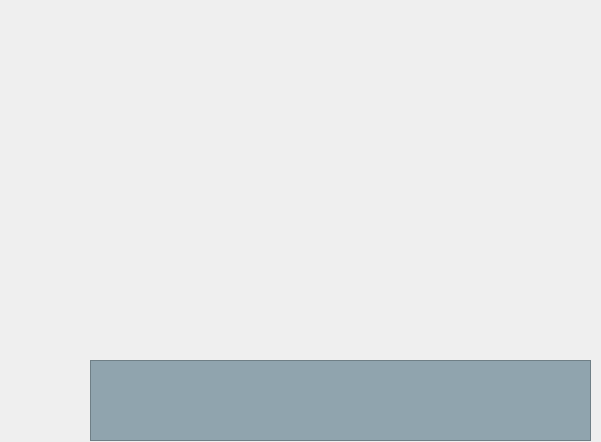
<?xml version="1.0" encoding="UTF-8"?>
<ui version="4.0">
 <class>SQLite</class>
 <widget class="QWidget" name="SQLite">
  <property name="geometry">
   <rect>
    <x>0</x>
    <y>0</y>
    <width>601</width>
    <height>442</height>
   </rect>
  </property>
  <property name="windowTitle">
   <string>Form</string>
  </property>
  <widget class="QWidget" name="EventCenterWidget" native="true">
   <property name="geometry">
    <rect>
     <x>90</x>
     <y>360</y>
     <width>501</width>
     <height>81</height>
    </rect>
   </property>
   <layout class="QVBoxLayout" name="verticalLayout">
    <property name="spacing">
     <number>0</number>
    </property>
    <property name="leftMargin">
     <number>0</number>
    </property>
    <property name="topMargin">
     <number>0</number>
    </property>
    <property name="rightMargin">
     <number>0</number>
    </property>
    <property name="bottomMargin">
     <number>0</number>
    </property>
    <item>
     <widget class="QTableView" name="tableView_events">
      <property name="styleSheet">
       <string notr="true">/*表内空格*/
QTableView { 
	
	background-color: rgb(144, 164, 174);
}
QTableView::item {
	background-color: rgb(55, 71, 79);
}
QTableView::item:selected { 
	background-color: rgb(38, 50, 56);
	color: white; 
}

/*表头设置*/
QHeaderView {
background-color: rgb(38, 50, 56);
}
QHeaderView::section { 
	border: none;
	background-color: rgb(38, 50, 56);
 }

/*表头区域的角落按钮左上角的空白区域设置*/
QTableView QTableCornerButton::section {
	background: transparent;
}
/*水平线，垂直线设置*/
/*
QTableView::horizontalHeader { 
background-color: rgb(85, 0, 255);
}
QTableView::verticalHeader { 
background-color: rgb(85, 0, 255);
}

*/</string>
      </property>
      <attribute name="horizontalHeaderCascadingSectionResizes">
       <bool>true</bool>
      </attribute>
      <attribute name="horizontalHeaderShowSortIndicator" stdset="0">
       <bool>true</bool>
      </attribute>
      <attribute name="horizontalHeaderStretchLastSection">
       <bool>false</bool>
      </attribute>
      <attribute name="verticalHeaderVisible">
       <bool>false</bool>
      </attribute>
     </widget>
    </item>
   </layout>
  </widget>
 </widget>
 <resources/>
 <connections/>
</ui>
